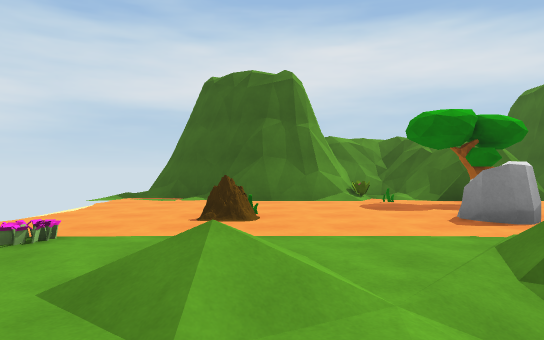
view 1 (above)

16 first-person views from a walk through a 3-D level made in the Unity game engine. The camera is 1.3 m above the floor, looks level and sees 75° across. The floor is counted in squares, 2 m on a side. Each view is taken from the middle of a square. On the plan, view 1 faces up. The plan holds only what a view shows up to about 10 squares ahead; the rest is blank. The place goes on beyond the plan. The player character is not drawn. Some animated figures are not drawn.

view 2
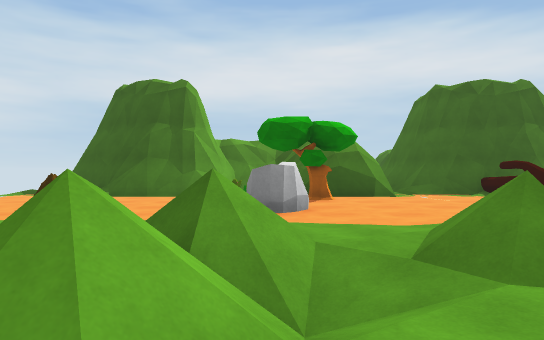

view 3
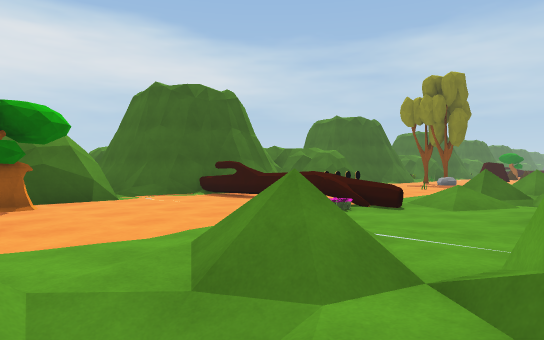

view 4
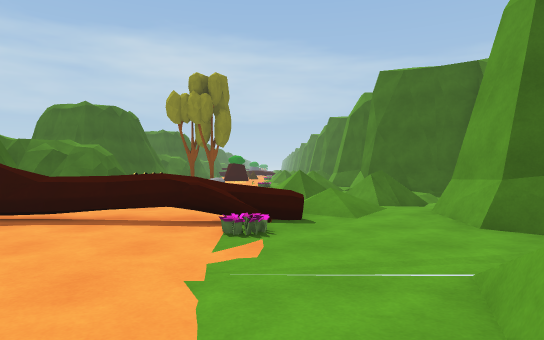

view 5
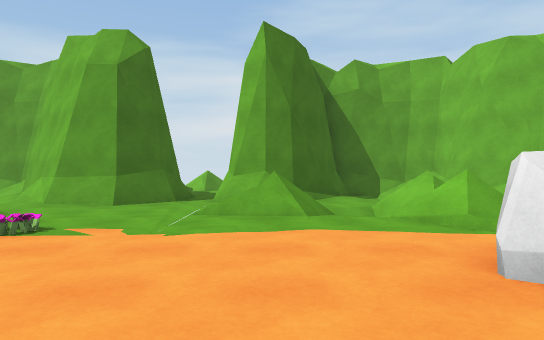

view 6
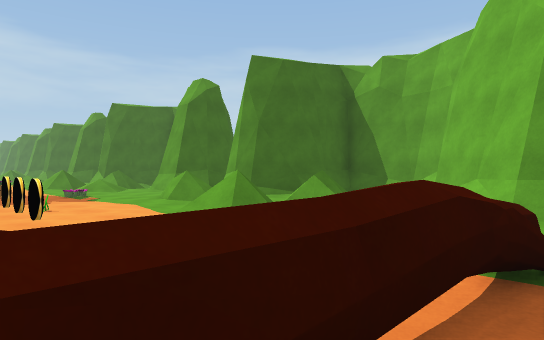

view 7
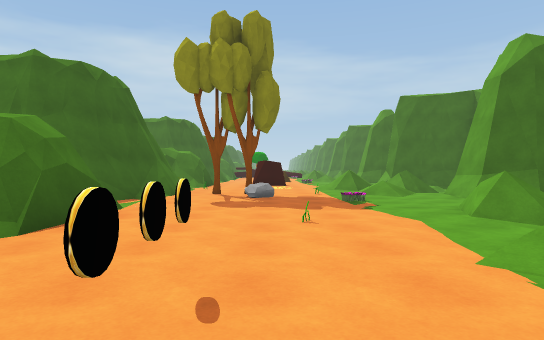

view 8
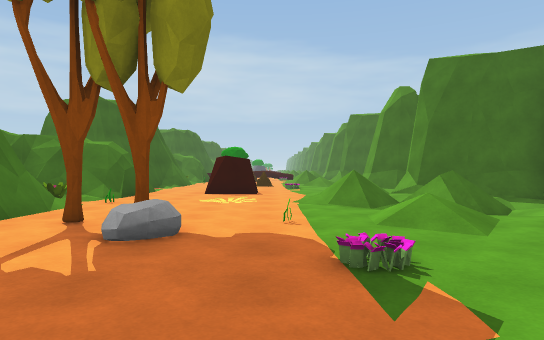

view 9
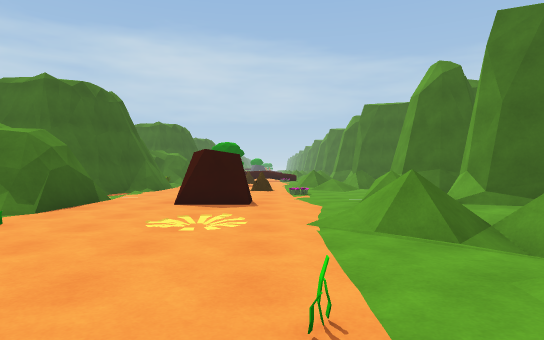

view 10
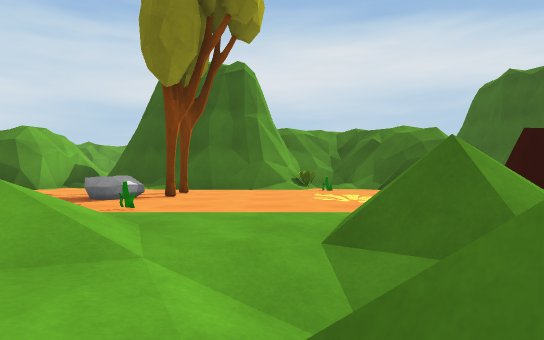

view 11
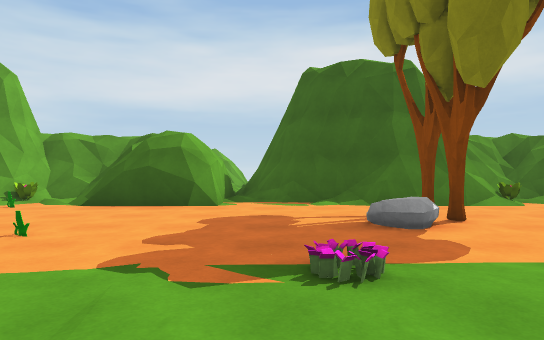

view 12
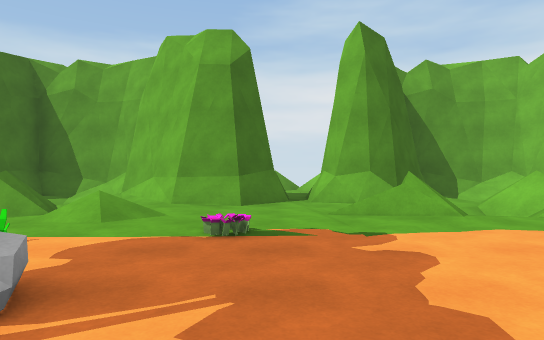

view 13
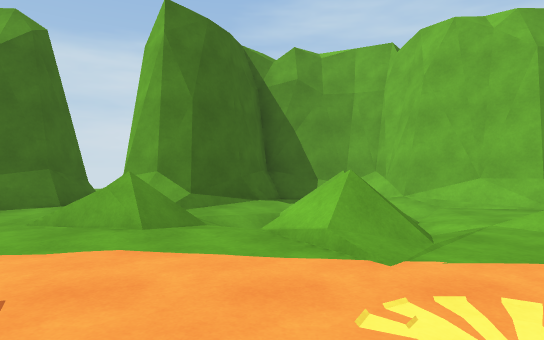

view 14
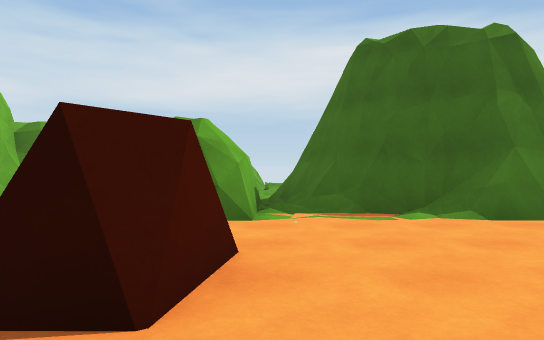

view 15
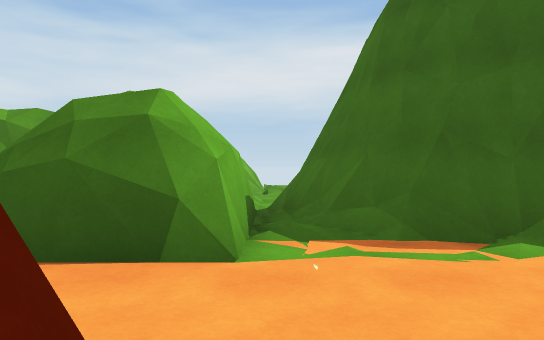

view 16
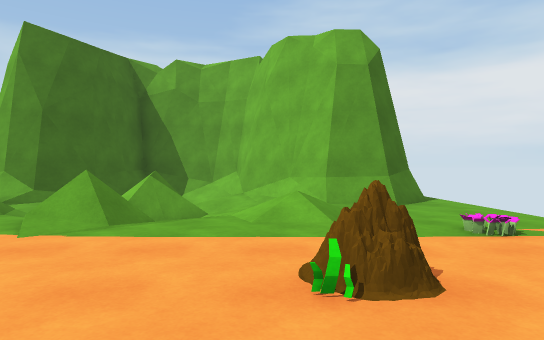

### Floor plan
Key: @ floor where view 1 was taken; # wall or solid block; . main floor; : floor 2.75 m higher than the main floor; + floor 3 m higher than the main floor; / step, stairs or slope; = window, fence, low wall or low ledge; ^ raised ledge; P plant; T tree; R rock; C coin; O other object.
Columns run from 3 left of view 1 to 28 right of it. Each row starts with its distance up from view 1.
 12                              =#
 11                           ++ /#
 10               ####      #==+ /#
  9 ######=  #######=########=#:#/##
  8 ..###P ###..###P/###./###P=##../
  7 .....O.T....#  O.........O......
  6 ............^.........T.........
  5 ..RO..R.....^.C..O....R..P..R...
  4 ...........=^.........O.........
  3 .P...//....P=..//...P..../....O.
  2 ..///////#..// ////#..//////=/..
  1 ...//=///....//=///....//////..
  0 ###@////#####/////#####////##/##
 -1   ##///#### ##/ /###  ##///#  #
 -2    ##/##     ##/##     #####
 -3     ###       ###

Positions as (right, up) in squares from view 1, and headings:
1: (0, 0), facing up
2: (3, -1), facing up
3: (3, 0), facing up-right
4: (4, 3), facing right
5: (5, 7), facing down
6: (8, 6), facing down-right
7: (10, 5), facing right
8: (15, 4), facing right
9: (18, 4), facing right
10: (21, 0), facing up
11: (17, 1), facing up
12: (17, 7), facing down
13: (23, 6), facing down
14: (26, 3), facing up
15: (26, 5), facing up
16: (0, 7), facing down
